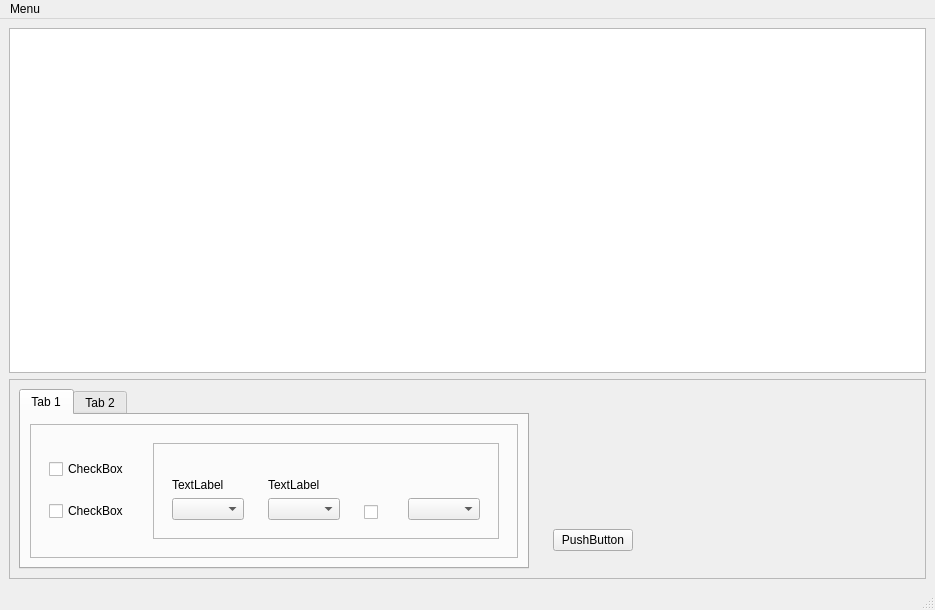
<?xml version="1.0" encoding="UTF-8"?>
<ui version="4.0">
 <class>MainWindow</class>
 <widget class="QMainWindow" name="MainWindow">
  <property name="geometry">
   <rect>
    <x>0</x>
    <y>0</y>
    <width>935</width>
    <height>610</height>
   </rect>
  </property>
  <property name="windowTitle">
   <string>MainWindow</string>
  </property>
  <widget class="QWidget" name="centralwidget">
   <layout class="QVBoxLayout" name="verticalLayout_2">
    <item>
     <layout class="QVBoxLayout" name="verticalLayout">
      <item>
       <widget class="QTreeView" name="treeView"/>
      </item>
     </layout>
    </item>
    <item>
     <widget class="QFrame" name="frame">
      <property name="sizePolicy">
       <sizepolicy hsizetype="Preferred" vsizetype="Preferred">
        <horstretch>0</horstretch>
        <verstretch>0</verstretch>
       </sizepolicy>
      </property>
      <property name="minimumSize">
       <size>
        <width>0</width>
        <height>200</height>
       </size>
      </property>
      <property name="maximumSize">
       <size>
        <width>16777215</width>
        <height>200</height>
       </size>
      </property>
      <property name="frameShape">
       <enum>QFrame::StyledPanel</enum>
      </property>
      <property name="frameShadow">
       <enum>QFrame::Raised</enum>
      </property>
      <layout class="QHBoxLayout" name="horizontalLayout_5">
       <item>
        <widget class="QTabWidget" name="tabWidget">
         <property name="sizePolicy">
          <sizepolicy hsizetype="Preferred" vsizetype="Preferred">
           <horstretch>0</horstretch>
           <verstretch>0</verstretch>
          </sizepolicy>
         </property>
         <property name="currentIndex">
          <number>0</number>
         </property>
         <widget class="QWidget" name="tab_1">
          <attribute name="title">
           <string>Tab 1</string>
          </attribute>
          <layout class="QHBoxLayout" name="horizontalLayout">
           <item>
            <widget class="QFrame" name="frame_7">
             <property name="frameShape">
              <enum>QFrame::StyledPanel</enum>
             </property>
             <property name="frameShadow">
              <enum>QFrame::Raised</enum>
             </property>
             <layout class="QHBoxLayout" name="horizontalLayout_4">
              <item>
               <widget class="QFrame" name="frame_2">
                <property name="sizePolicy">
                 <sizepolicy hsizetype="Preferred" vsizetype="Preferred">
                  <horstretch>0</horstretch>
                  <verstretch>0</verstretch>
                 </sizepolicy>
                </property>
                <property name="frameShape">
                 <enum>QFrame::NoFrame</enum>
                </property>
                <property name="frameShadow">
                 <enum>QFrame::Raised</enum>
                </property>
                <layout class="QVBoxLayout" name="verticalLayout_4">
                 <item>
                  <widget class="QCheckBox" name="chbx_for_all_bad_joining">
                   <property name="text">
                    <string>CheckBox</string>
                   </property>
                  </widget>
                 </item>
                 <item>
                  <widget class="QCheckBox" name="chbx_for_all_joining">
                   <property name="text">
                    <string>CheckBox</string>
                   </property>
                  </widget>
                 </item>
                </layout>
               </widget>
              </item>
              <item>
               <widget class="QFrame" name="frame_3">
                <property name="sizePolicy">
                 <sizepolicy hsizetype="Preferred" vsizetype="Preferred">
                  <horstretch>0</horstretch>
                  <verstretch>0</verstretch>
                 </sizepolicy>
                </property>
                <property name="frameShape">
                 <enum>QFrame::NoFrame</enum>
                </property>
                <property name="frameShadow">
                 <enum>QFrame::Raised</enum>
                </property>
                <layout class="QHBoxLayout" name="horizontalLayout_2">
                 <item>
                  <widget class="QFrame" name="frame_11">
                   <property name="frameShape">
                    <enum>QFrame::StyledPanel</enum>
                   </property>
                   <property name="frameShadow">
                    <enum>QFrame::Raised</enum>
                   </property>
                   <layout class="QHBoxLayout" name="horizontalLayout_7">
                    <item>
                     <widget class="QFrame" name="frame_4">
                      <property name="enabled">
                       <bool>true</bool>
                      </property>
                      <property name="frameShape">
                       <enum>QFrame::NoFrame</enum>
                      </property>
                      <property name="frameShadow">
                       <enum>QFrame::Raised</enum>
                      </property>
                      <property name="lineWidth">
                       <number>1</number>
                      </property>
                      <layout class="QVBoxLayout" name="verticalLayout_5">
                       <item>
                        <spacer name="verticalSpacer_3">
                         <property name="orientation">
                          <enum>Qt::Vertical</enum>
                         </property>
                         <property name="sizeHint" stdset="0">
                          <size>
                           <width>20</width>
                           <height>40</height>
                          </size>
                         </property>
                        </spacer>
                       </item>
                       <item>
                        <widget class="QLabel" name="startTime_label">
                         <property name="text">
                          <string>TextLabel</string>
                         </property>
                        </widget>
                       </item>
                       <item>
                        <widget class="QComboBox" name="comboBox"/>
                       </item>
                      </layout>
                     </widget>
                    </item>
                    <item>
                     <widget class="QFrame" name="frame_5">
                      <property name="frameShape">
                       <enum>QFrame::NoFrame</enum>
                      </property>
                      <property name="frameShadow">
                       <enum>QFrame::Raised</enum>
                      </property>
                      <layout class="QVBoxLayout" name="verticalLayout_6">
                       <item>
                        <spacer name="verticalSpacer_4">
                         <property name="orientation">
                          <enum>Qt::Vertical</enum>
                         </property>
                         <property name="sizeHint" stdset="0">
                          <size>
                           <width>20</width>
                           <height>40</height>
                          </size>
                         </property>
                        </spacer>
                       </item>
                       <item>
                        <widget class="QLabel" name="endTime_label">
                         <property name="text">
                          <string>TextLabel</string>
                         </property>
                        </widget>
                       </item>
                       <item>
                        <widget class="QComboBox" name="comboBox_2"/>
                       </item>
                      </layout>
                     </widget>
                    </item>
                    <item>
                     <widget class="QFrame" name="frame_6">
                      <property name="frameShape">
                       <enum>QFrame::NoFrame</enum>
                      </property>
                      <property name="frameShadow">
                       <enum>QFrame::Raised</enum>
                      </property>
                      <layout class="QVBoxLayout" name="verticalLayout_8">
                       <item>
                        <spacer name="verticalSpacer_2">
                         <property name="orientation">
                          <enum>Qt::Vertical</enum>
                         </property>
                         <property name="sizeHint" stdset="0">
                          <size>
                           <width>20</width>
                           <height>31</height>
                          </size>
                         </property>
                        </spacer>
                       </item>
                       <item>
                        <widget class="QCheckBox" name="checkBox_3">
                         <property name="text">
                          <string/>
                         </property>
                        </widget>
                       </item>
                      </layout>
                     </widget>
                    </item>
                    <item>
                     <widget class="QFrame" name="frame_10">
                      <property name="frameShape">
                       <enum>QFrame::NoFrame</enum>
                      </property>
                      <property name="frameShadow">
                       <enum>QFrame::Raised</enum>
                      </property>
                      <layout class="QVBoxLayout" name="verticalLayout_7">
                       <item>
                        <spacer name="verticalSpacer_5">
                         <property name="orientation">
                          <enum>Qt::Vertical</enum>
                         </property>
                         <property name="sizeHint" stdset="0">
                          <size>
                           <width>20</width>
                           <height>40</height>
                          </size>
                         </property>
                        </spacer>
                       </item>
                       <item>
                        <widget class="QComboBox" name="comboBox_select_flag"/>
                       </item>
                      </layout>
                     </widget>
                    </item>
                   </layout>
                  </widget>
                 </item>
                </layout>
               </widget>
              </item>
             </layout>
            </widget>
           </item>
          </layout>
         </widget>
         <widget class="QWidget" name="tab_2">
          <attribute name="title">
           <string>Tab 2</string>
          </attribute>
         </widget>
        </widget>
       </item>
       <item>
        <widget class="QFrame" name="frame_8">
         <property name="sizePolicy">
          <sizepolicy hsizetype="Expanding" vsizetype="Expanding">
           <horstretch>0</horstretch>
           <verstretch>0</verstretch>
          </sizepolicy>
         </property>
         <property name="frameShape">
          <enum>QFrame::NoFrame</enum>
         </property>
         <property name="frameShadow">
          <enum>QFrame::Raised</enum>
         </property>
         <layout class="QHBoxLayout" name="horizontalLayout_6">
          <item>
           <widget class="QFrame" name="frame_9">
            <property name="frameShape">
             <enum>QFrame::NoFrame</enum>
            </property>
            <property name="frameShadow">
             <enum>QFrame::Raised</enum>
            </property>
            <layout class="QVBoxLayout" name="verticalLayout_3">
             <item>
              <spacer name="verticalSpacer">
               <property name="orientation">
                <enum>Qt::Vertical</enum>
               </property>
               <property name="sizeHint" stdset="0">
                <size>
                 <width>20</width>
                 <height>40</height>
                </size>
               </property>
              </spacer>
             </item>
             <item>
              <widget class="QPushButton" name="pushButton_apply">
               <property name="text">
                <string>PushButton</string>
               </property>
              </widget>
             </item>
            </layout>
           </widget>
          </item>
          <item>
           <spacer name="horizontalSpacer">
            <property name="orientation">
             <enum>Qt::Horizontal</enum>
            </property>
            <property name="sizeHint" stdset="0">
             <size>
              <width>40</width>
              <height>20</height>
             </size>
            </property>
           </spacer>
          </item>
         </layout>
        </widget>
       </item>
      </layout>
     </widget>
    </item>
   </layout>
  </widget>
  <widget class="QMenuBar" name="menubar">
   <property name="geometry">
    <rect>
     <x>0</x>
     <y>0</y>
     <width>935</width>
     <height>22</height>
    </rect>
   </property>
   <widget class="QMenu" name="menuMenu">
    <property name="title">
     <string>Menu</string>
    </property>
   </widget>
   <addaction name="menuMenu"/>
  </widget>
  <widget class="QStatusBar" name="statusbar"/>
 </widget>
 <resources/>
 <connections/>
</ui>
